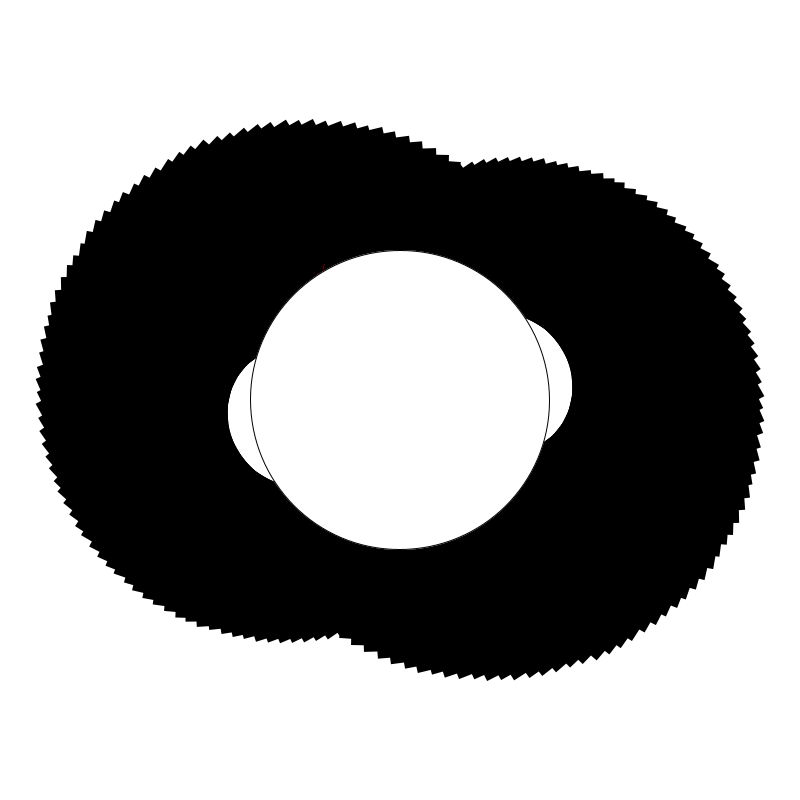
Frame 1 (no input)
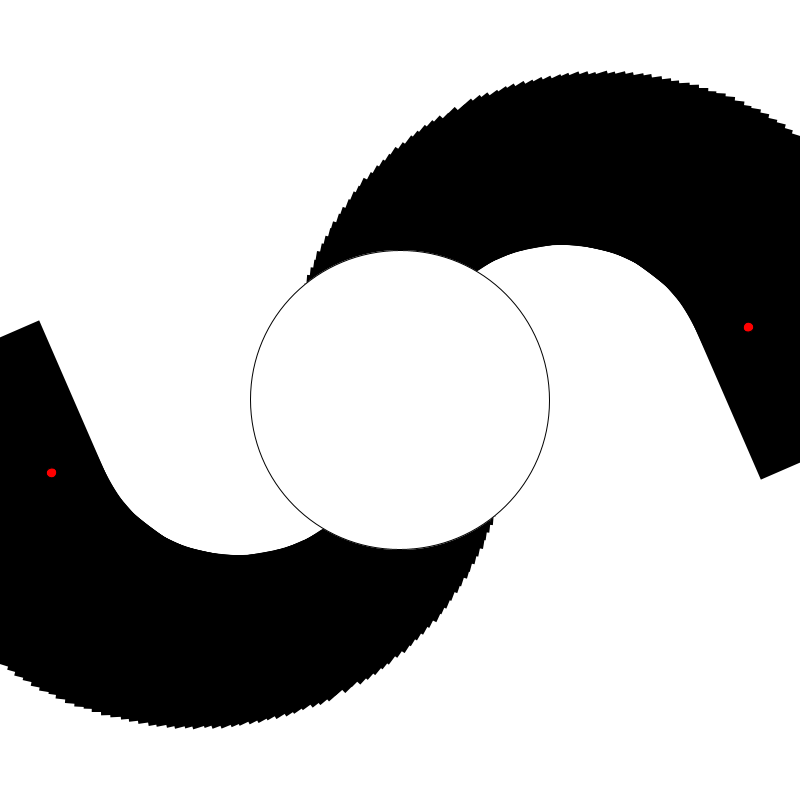
Frame 60 (the mouse pressed at the canvas centre just before this capture)
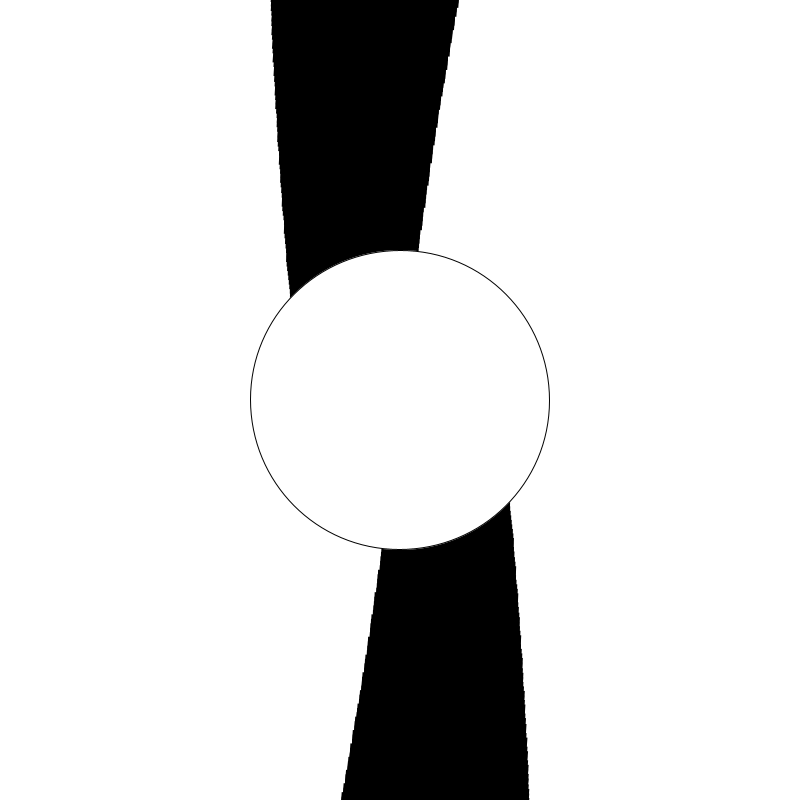
Frame 120 (the mouse held since frame 60 and released just before this capture)

The Processing sketch that drew these frames (run headless with seeded random() and noise(); from frame 60 on, the mouse is pressed at the canvas centre):

// Processing sketch: processing_2309
// ── processing_2309.pde

/*
Alba G. Corral - 2009
 Titulo: oscilaciones matrix
 Descripción:
 este sketch nos sirve para ver otra utilizad de la pila de matrices:
 El uso conjunto de glPushMatrix y glPopMatrix permite almacenar estados 
 intermedios de la transformación en la pila y 
 recuperarlos posteriormente.
 
 La trigonometría nos sirve para oscilar entre varios valores. un seno o un coseno
 siempre oscilara entre valores decimales entre -1 y 1. Por ahora con esto nos basta para poder
 utilizarlo en el movimiento de la flor
 */

float inc = 20;//incremento de angulo
float dim = 300; //diametro de la ellipse central
boolean isBackGround = true;
boolean isFade = false;
int LONGITUD = 100;
int NUM_TALLOS = 2;
void setup() {
  size(800,800);

  smooth();
}
void draw() {

  if ( isBackGround  == true){ 
    background(255);
  } //equivalente a  if ( isBackGround ){ background(255);}
  if (isFade) hazFade();
  inc += 0.2;
  //float angle = sin(inc) / 10.0 ;
  float angle = sin(inc) /20.0 ;
  translate(width/2,height/2); //trasladamos nuestro punto 0,0 de coordenadas a la mitad de la pantalla
  for (int i = 0; i < NUM_TALLOS; i++) { // UN LOOP! que será esto? repite el bloque entre corchetes tantas veces como se cumpla la condicion de en medio
    tail(0,dim/2, LONGITUD, angle); // llamamos a la funcion tal con 4 parametros
    rotate(PI*2/NUM_TALLOS); // rotamos nuestra pantalla PI/4
  }
  fill(255,255,255);
  ellipse(0,0,dim,dim);
  
}
void tail(float x,float y, int units, float angle) {
  pushMatrix();
  translate(0, 0);
  for (int i =0 ; i < units; i++) { // loop decreciente, 
    strokeWeight(i);
    //stroke(0);//
    rect(0, 0, 100, 100);
    strokeWeight(1);
    line(0,0,5,0);
    translate(0, 5); //translate(0, 4); interesante
    rotate(angle);
  }
  fill(255,0,0);
  ellipse(0,0,10,10);

  popMatrix();
}

void hazFade(){
  isBackGround = false;
  fill(255,10);
  noStroke();
  rect(0,0,width,height);
}

void keyPressed() {
  switch(key) {
  case '+': 
    println("has pulsado la tecla +");
    break;
  case '-': 
    println("has pulsado la tecla -");
    break;

  case 'F': 
  case 'f':
    isFade = !isFade;
    break;
  case 's': 
  case 'S': 
    println("salvamos IMAGEN");
    save("out/filename-"+frameCount+".png");
    break;

  case 'b': 
  case 'B': 
    isBackGround =! isBackGround;

    break;
   
    
  
  }
}
